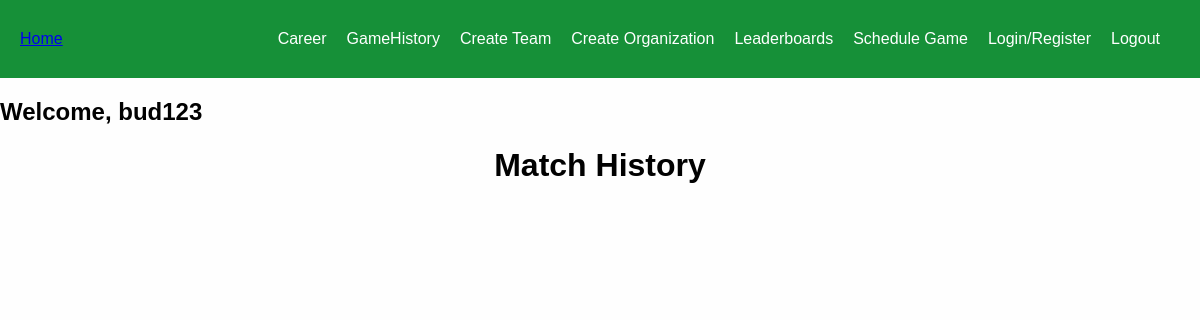
/game-history/ (signed in), run on an earlier commit of the app's database.
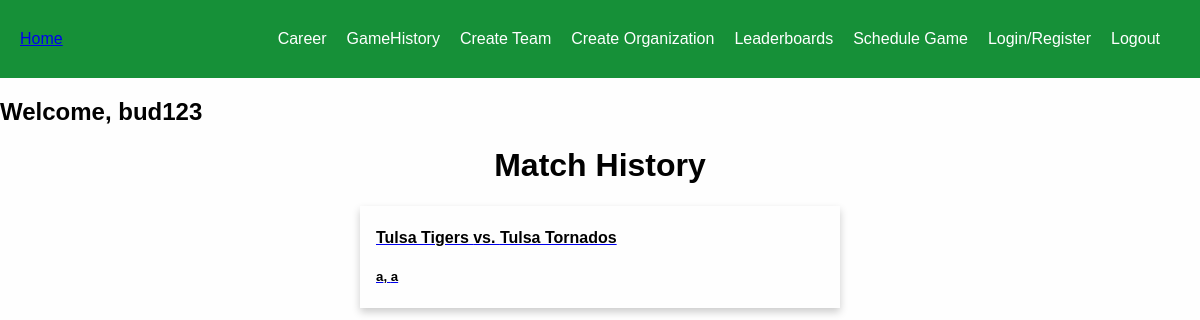
And on a later commit of the database.
### base/models.py (models this page shows, shortened)
class Player(AbstractUser):
    first_name = models.CharField(max_length=200, null=True)
    last_name = models.CharField(max_length=200, null=True)
    email = models.EmailField(unique=True, null=True)
    teams = models.ManyToManyField("Team", related_name="teams", blank=True) # long-term-team outside of organization
    organization = models.ForeignKey(Organization,on_delete=models.SET_NULL,null=True, blank=True)
    runs = models.IntegerField(default=0,null=True,blank=True)
    wickets = models.IntegerField(default=0,null=True,blank=True)
    catches = models.IntegerField(default=0,null=True,blank=True)
    sixes = models.IntegerField(default=0,null=True,blank=True)
    fours = models.IntegerField(default=0,null=True,blank=True)
    extras = models.IntegerField(default=0,null=True,blank=True)
    games_played = models.IntegerField(default=0,null=True,blank=True)
    games_won = models.IntegerField(default=0,null=True,blank=True)
    win_percentage = models.FloatField(default=0,null=True,blank=True)
    fifties = models.IntegerField(default=0,null=True,blank=True)
    centuries = models.IntegerField(default=0,null=True,blank=True)
    sr = models.FloatField(default=0,null=True,blank=True)
    runs_hs = models.IntegerField(default=0,null=True,blank=True)
    wickets_hs = models.IntegerField(default=0,null=True,blank=True)
    fours_hs = models.IntegerField(default=0,null=True,blank=True)
    sixes_hs = models.IntegerField(default=0,null=True,blank=True)
    runs_average = models.FloatField(default=0,null=True,blank=True)
    wickets_average = models.FloatField(default=0,null=True,blank=True)
    fours_average = models.FloatField(default=0,null=True,blank=True)
    sixes_average = models.FloatField(default=0,null=True,blank=True)
    catches_average = models.FloatField(default=0,null=True,blank=True)
    extras_average = models.FloatField(default=0,null=True,blank=True)
    balls_bowled = models.IntegerField(default=0,null=True,blank=True)
    balls_played = models.IntegerField(default=0,null=True,blank=True)
    game_invites = models.ManyToManyField("GameInvite", related_name="game_invites", blank=True)
    team_invites = models.ManyToManyField("TeamInvite", related_name="team_invites", blank=True)
    org_invites = models.ManyToManyField("OrganizationInvite", related_name="org_invites", blank=True)
    games = models.ManyToManyField("Game", related_name="games", blank=True)
    USERNAME_FIELD = "email"
    REQUIRED_FIELDS = ["username"]

class Game(models.Model):
    entering_stats = models.BooleanField(default=False,null=True,blank=False) # true if stat entering has began, this is set to true when the inilize game info is submitted
    doneStats = models.BooleanField(default=False,null=True,blank=False) # true is stat entering has concluded, this is set to true when the last over of the last innings is iterated through
    archived = models.BooleanField(default=False,null=True,blank=False) # this is set to true when the user confirms that there is no edits to make to the stats entered.
    winner = models.ForeignKey(Team,on_delete=models.SET_NULL,null=True, related_name="winner",blank=True)
    team1 = models.ForeignKey(Team,on_delete=models.SET_NULL,null=True, related_name="team1")  # team that sent invite
    team2 = models.ForeignKey(Team,on_delete=models.SET_NULL,null=True, related_name="team2")
    temporary = models.BooleanField(default=False,null=True,blank=False)
    batting1_team = models.ForeignKey(Team,on_delete=models.SET_NULL,null=True, related_name="batting1")
    bowling1_team = models.ForeignKey(Team,on_delete=models.SET_NULL,null=True, related_name="bowling1")
    batting2_team = models.ForeignKey(Team,on_delete=models.SET_NULL,null=True, related_name="batting2")
    bowling2_team  = models.ForeignKey(Team,on_delete=models.SET_NULL,null=True, related_name="bowling2")
    date = models.CharField(max_length=200,null=True)
    year = models.CharField(max_length=200,null=True)
    month = models.CharField(max_length=200,null=True)
    day = models.CharField(max_length=200,null=True)
    time = models.CharField(max_length=200,null=True)
    location = models.CharField(max_length=200,null=True)
    overs = models.IntegerField(default=0,null=True,blank=True)
    batting_score1 = models.IntegerField(default=0,null=True,blank=True) # number of runs for the first batting team
    batting_score2 = models.IntegerField(default=0,null=True,blank=True) # number of runs for second batting team
    bowling_score1 = models.IntegerField(default=0,null=True,blank=True) # number of wickets for the frist bowling team
    bowling_score2 = models.IntegerField(default=0,null=True,blank=True) # number of wickets for the second bowling team
    current_innings =  models.IntegerField(default=1,  null=True,blank=True)
    current_over = models.IntegerField(default=1,  null=True,blank=True)
    current_ball = models.IntegerField(default=1,  null=True,blank=True)
    ball1 = models.CharField(max_length=200,null=True) # icon of first ball in current over
    ball2 = models.CharField(max_length=200,null=True)
    ball3 = models.CharField(max_length=200,null=True)
    ball4 = models.CharField(max_length=200,null=True)
    ball5 = models.CharField(max_length=200,null=True)
    ball6 = models.CharField(max_length=200,null=True)
    on_strike_batsman = models.OneToOneField("Player", related_name="on_strike_batsman",on_delete=models.SET_NULL,null=True,blank=True,unique=False)
    off_strike_batsman = models.OneToOneField("Player", related_name="off_strike_batsman",on_delete=models.SET_NULL,null=True,blank=True,unique=False)
    current_bowler = models.OneToOneField("Player", related_name="current_bowler",on_delete=models.SET_NULL,null=True,blank=True,unique=False)
    players_stats = models.ManyToManyField("PlayerGameStat", related_name="players_stats", blank=True)

class Team(models.Model):
    name = models.CharField(max_length=200,null=True)
    captain = models.OneToOneField("Player", related_name="captain",on_delete=models.SET_NULL,null=True,blank=True,unique=False)
    players = models.ManyToManyField("Player", related_name="players", blank=True)
    games_played = models.IntegerField(default=0,null=True,blank=True)
    games_won = models.IntegerField(default=0,null=True,blank=True)
    runs_average = models.FloatField(default=0,null=True,blank=True)
    wickets_average = models.FloatField(default=0,null=True,blank=True)
    games = models.ManyToManyField("Game", related_name="gammes", blank=True)
    temporary = models.BooleanField(default=False,null=True,blank=False)

### base/views.py (the view)
# urls.py: path("game-history/", views.game_history, name="game-history"),
def game_history(request):
    user = request.user
    games = []
    for g in user.games.all():
        if g.doneStats == True:  # a game-object is completed if
            games.append(g)
    context = {"games":games}
    return render(request, "base/game_history.html", context)

### base/templates/base/game_history.html (shortened to what this page needs)
{% extends 'main.html' %}
{% block content%}
<h1 class="center">Match History</h1>
{% for game in games %}
    <a href="{% url 'view-game' game.id %}">
      <div class="card">
          <div class="container">
                  <h4>{{game.team1.name}} vs. {{game.team2.name}}</h4>
                  <h5>{{game.date}}, {{game.time}}</h5>
          </div>
      </div>
    </a>
{% endfor %}
{% endblock %}

### templates/main.html (shortened to what this page needs)
<!DOCTYPE html>
<html>
<head>
</head>
<body>
    {% include 'navbar.html' %}
    {% block content %}{% endblock %}
</body>
</html>

### templates/navbar.html (shortened to what this page needs)
{% if request.user.is_authenticated == True %}
<nav class="navbar">
  <a class="active" href="{% url 'home' %}" class="navbar-link">Home</a>
  <div class="navbar-links">
    <a href="{% url 'player-career' request.user.id %}" class="navbar-link">Career</a>
    <a href="{% url 'game-history' %}" class="navbar-link">GameHistory</a></li>
    <a href="{% url 'create-team' %}" class="navbar-link">Create Team</a>
    <a href="{% url 'create-organization' %}" class="navbar-link">Create Organization</a>
    <a href="{% url 'view-leaderboard' %}" class="navbar-link">Leaderboards</a>
    <a href="{% url 'schedule-game' %}" class="navbar-link">Schedule Game</a>
    <a href="{% url 'login' %}" class="navbar-link">Login/Register</a>
    <a href="{% url 'logout' %}"class="navbar-link">Logout</a>
  </div>
</nav>
{% endif %}
<h2>Welcome, {{request.user.username}}</h2>

### templates/main.html (style rules this page uses)
body { margin: 0; font-family: Arial, Helvetica, sans-serif; background-color: rgb(254, 254, 254); color: rgb(1, 1, 1); }

### templates/navbar.html (style rules this page uses)
body, ul { margin: 0; padding: 0; }
.navbar { display: flex; align-items: center; justify-content: space-between; background-color: rgb(22, 144, 56); color: #41ce37; padding: 30px 20px; }
.navbar-links { display: flex; align-items: center; }
.navbar-link { margin-right: 20px; color: #fff; text-decoration: none; }

### base/templates/base/game_history.html (style rules this page uses)
.card { box-shadow: 0 4px 8px 0 rgba(0,0,0,0.2); transition: 0.3s; width: 40%; margin-left: auto; margin-right: auto; }
.center { text-align: center; }
.container { padding: 2px 16px; color: black; }

What changed in the data, as far as the page shows it:
added Game: team1.name "Tulsa Tigers", team2.name "Tulsa Tornados", date "a", time "a"
